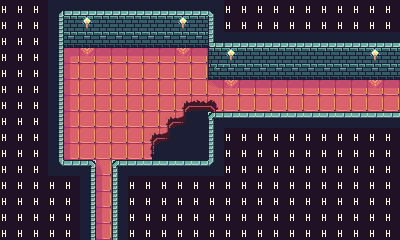

This is a level from a 2D game, rendered from its Tiled map with the project's own tilesets. A one-line summary and the complete map file follow:
An orthogonal 25x15 tile map with 16x16 px tiles, 2 tile layers (prototype, base) and 1 object (main_exit).

<map version="1.10" tiledversion="1.10.2" orientation="orthogonal" renderorder="right-down" width="25" height="15" tilewidth="16" tileheight="16" infinite="0" nextlayerid="61" nextobjectid="14">
 <tileset firstgid="1" source="FaerieForest_PetricakeGamesTSX.tsx" />
 <layer id="1" name="prototype" width="25" height="15">
  <data encoding="csv">
163,163,163,163,163,163,163,163,163,163,163,163,163,163,163,163,163,163,163,163,163,163,163,163,163,
163,163,163,166,166,168,166,166,166,166,166,168,166,166,163,163,163,163,163,163,163,163,163,163,163,
163,163,163,166,166,166,166,166,166,166,166,166,166,166,163,163,163,163,163,163,163,163,163,163,163,
163,163,163,166,169,169,169,169,169,169,169,169,169,166,168,166,166,166,166,166,166,166,166,168,166,
163,163,163,166,169,169,169,169,169,169,169,169,169,166,166,166,166,166,166,166,166,166,166,166,166,
163,163,163,166,169,169,169,169,169,169,169,169,169,169,169,169,169,169,169,169,169,169,169,169,169,
163,163,163,166,169,169,169,169,169,169,169,169,169,169,169,169,169,169,169,169,169,169,169,169,169,
163,163,163,166,169,169,169,169,169,169,169,169,169,166,166,166,166,166,166,166,166,166,166,166,166,
163,163,163,166,169,169,169,169,169,169,169,169,169,166,163,163,163,163,163,163,163,163,163,163,163,
163,163,163,166,169,169,169,169,169,169,169,169,169,166,163,163,163,163,163,163,163,163,163,163,163,
163,163,163,166,166,166,169,166,166,166,166,166,166,166,163,163,163,163,163,163,163,163,163,163,163,
163,163,163,163,163,166,169,166,163,163,163,163,163,163,163,163,163,163,163,163,163,163,163,163,163,
163,163,163,163,163,166,169,166,163,163,163,163,163,163,163,163,163,163,163,163,163,163,163,163,163,
163,163,163,163,163,166,169,166,163,163,163,163,163,163,163,163,163,163,163,163,163,163,163,163,163,
163,163,163,163,163,166,169,166,163,163,163,163,163,163,163,163,163,163,163,163,163,163,163,163,163
</data>
 </layer>
 <layer id="59" name="base" width="25" height="15">
  <data encoding="csv">
0,0,163,1,5,5,5,5,5,5,5,5,5,4,163,0,0,0,0,0,0,0,0,0,0,
0,0,163,37,21,7,21,21,21,21,21,7,21,40,163,0,0,0,0,0,0,0,0,0,0,
0,0,163,37,8,8,8,8,8,8,8,8,8,45,5,5,5,5,5,5,5,5,5,5,5,
0,0,163,37,43,25,26,26,26,26,26,25,26,165,7,21,21,21,21,21,21,21,21,7,21,
0,0,163,37,61,41,41,41,41,41,41,41,41,63,8,8,8,8,8,8,8,8,8,8,8,
0,0,163,37,61,41,41,41,41,41,41,41,41,151,25,26,26,26,26,26,26,26,26,25,26,
0,0,163,37,61,41,41,41,41,41,41,96,97,98,41,41,41,41,41,41,41,41,41,41,41,
0,0,163,37,61,41,41,41,41,41,96,110,115,9,6,6,6,6,6,6,6,6,6,6,6,
0,0,163,37,61,41,41,41,41,96,110,115,115,40,163,163,163,163,163,163,163,163,163,163,163,
0,0,163,37,61,41,41,41,41,114,115,115,115,40,163,0,0,0,0,0,0,0,0,0,0,
0,0,163,73,6,27,80,9,6,6,6,6,6,76,163,0,0,0,0,0,0,0,0,0,0,
0,0,0,163,163,37,61,40,163,163,163,163,163,163,0,0,0,0,0,0,0,0,0,0,0,
0,0,0,0,163,37,61,40,163,0,0,0,0,0,0,0,0,0,0,0,0,0,0,0,0,
0,0,0,0,163,37,61,40,163,0,0,0,0,0,0,0,0,0,0,0,0,0,0,0,0,
0,0,0,0,163,37,61,40,163,0,0,0,0,0,0,0,0,0,0,0,0,0,0,0,0
</data>
 </layer>
 <objectgroup id="60" name="objects_01">
  <object id="13" name="main_exit" gid="118" x="128" y="48" width="16" height="16" />
 </objectgroup>
</map>
